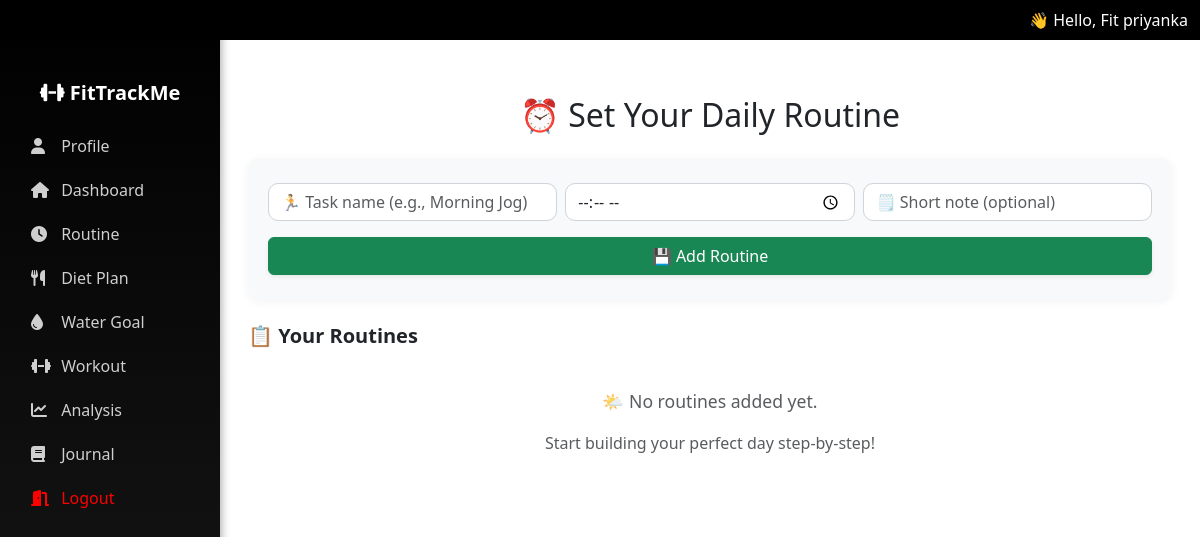
Page /fit/routine-setup/ (signed in) on the earlier database version.
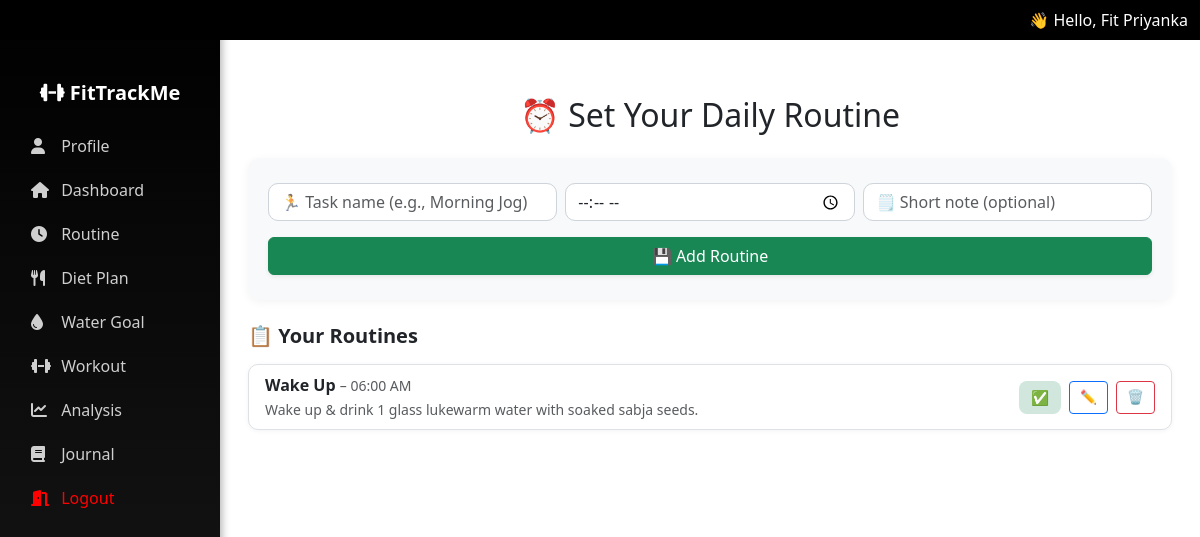
Same page on the later database version.
### fit/models.py (models this page shows, shortened)
class UserProfile(models.Model):
    user = models.OneToOneField(User, on_delete=models.CASCADE)
    full_name = models.CharField(max_length=100, blank=True)
    age = models.PositiveIntegerField(null=True, blank=True)
    sex = models.CharField(max_length=10, choices=[('male', 'Male'), ('female', 'Female')], blank=True)
    height_cm = models.FloatField(null=True, blank=True)
    current_weight = models.FloatField(null=True, blank=True)

class DailyRoutine(models.Model):
    user = models.ForeignKey(User, on_delete=models.CASCADE)
    title = models.CharField(max_length=100)
    description = models.TextField(blank=True, null=True)
    time = models.TimeField()
    is_active = models.BooleanField(default=True)

### fit/views.py (the view, shortened to what this page needs)
# urls.py: path('routine-setup/', views.routine_setup, name='routine_setup'),
@login_required
def routine_setup(request):
    routines = DailyRoutine.objects.filter(user=request.user).order_by("time")
    return render(request, "routine_setup.html", {"routines": routines})

### fit/context_processors.py (called while the page is built)
def user_profile(request):
    if request.user.is_authenticated:
        try:
            profile = UserProfile.objects.get(user=request.user)
            return {'user_full_name': profile.full_name}
        except UserProfile.DoesNotExist:
            return {'user_full_name': request.user.username}
    return {}

### fit/templatetags/custom_filters.py (called while the page is built)
@register.filter
def first_name(value):
    if not value:
        return ""
    parts = value.strip().split()
    if parts[0].lower().replace('.', '') in ['mr', 'mrs', 'ms', 'dr']:
        return parts[1] if len(parts) > 1 else parts[0]
    return parts[0]

### fit/templates/routine_setup.html (shortened to what this page needs)
{% extends "base.html" %}
{% block content %}
<div class="container mt-4 mb-5">
  <h2 class="text-center mb-4">⏰ Set Your Daily Routine</h2>
  <div class="routine-card mb-4">
    <form method="post" id="routineForm">
      <div class="row g-2">
        <div class="col-md-4">
          <input type="text" name="title" class="form-control" placeholder="🏃 Task name (e.g., Morning Jog)" required>
        </div>
        <div class="col-md-4">
          <input type="time" name="time" class="form-control" required>
        </div>
        <div class="col-md-4">
          <input type="text" name="description" class="form-control" placeholder="🗒️ Short note (optional)">
        </div>
      </div>
      <button class="btn btn-success mt-3 w-100 shadow-sm">💾 Add Routine</button>
    </form>
  </div>
  <div class="routine-list">
    <h5 class="mb-3 fw-bold">📋 Your Routines</h5>
    {% if routines %}
      <ul class="list-group">
        {% for r in routines %}
          <li class="list-group-item d-flex justify-content-between align-items-center">
            <div>
              <strong>{{ r.title }}</strong>
              <small class="text-muted">– {{ r.time|time:"h:i A" }}</small><br>
              {% if r.description %}
                <small class="text-muted">{{ r.description }}</small>
              {% endif %}
            </div>
            <div class="d-flex align-items-center gap-2 action-buttons">
              <span class="routine-status {% if r.is_active %}active{% else %}inactive{% endif %}">
                {% if r.is_active %}✅{% else %}❌{% endif %}
              </span>
              <button class="btn btn-outline-primary btn-sm edit-btn"
                      data-id="{{ r.id }}"
                      data-title="{{ r.title }}"
                      data-time="{{ r.time|time:'H:i' }}"
                      data-description="{{ r.description }}">
                ✏️
              </button>
              <form method="post" action="{% url 'delete_routine' r.id %}" onsubmit="return confirm('Are you sure you want to delete this routine?');">
                <button type="submit" class="btn btn-outline-danger btn-sm">🗑️</button>
              </form>
            </div>
          </li>
        {% endfor %}
      </ul>
    {% else %}
      <div class="text-center text-muted py-4">
        <p style="font-size: 1.1rem;">🌤️ No routines added yet.</p>
        <p>Start building your perfect day step-by-step!</p>
      </div>
    {% endif %}
  </div>
</div>
{% endblock %}

### fit/templates/base.html (shortened to what this page needs)
{% load custom_filters %}
<!DOCTYPE html>
<html lang="en">
<head>
  <link href="https://cdn.jsdelivr.net/npm/bootstrap@5.3.0/dist/css/bootstrap.min.css" rel="stylesheet"/>
  <link rel="stylesheet" href="https://cdnjs.cloudflare.com/ajax/libs/font-awesome/6.4.0/css/all.min.css">
</head>
<body>
 {% if user.is_authenticated %}
<nav class="navbar navbar-expand-lg navbar-dark fixed-top" style="background-color: rgb(0 0 0) !important;">
  <div class="container-fluid">
    <div class="text-white ms-auto d-none d-lg-block">
    👋 Hello, Fit {{ user_full_name|first_name|default:request.user.username }}
    </div>
  </div>
</nav>
{% endif %}
{% if user.is_authenticated %}
<div class="sidebar collapse d-lg-block" id="sidebarMenu">
  <ul class="nav flex-column px-3">
    <li class="nav-item mb-3 text-center text-white fw-bold fs-5 mt-2">
      <i class="fa-solid fa-dumbbell"></i> FitTrackMe
    </li>
    <li class="nav-item"><a class="nav-link" href="{% url 'profile' %}"><i class="fa-solid fa-user"></i> Profile</a></li>
    <li class="nav-item"><a class="nav-link" href="{% url 'dashboard' %}"><i class="fa-solid fa-house"></i> Dashboard</a></li>
    <li class="nav-item"><a class="nav-link" href="{% url 'routine_setup' %}"><i class="fa-solid fa-clock"></i> Routine</a></li>
    <li class="nav-item"><a class="nav-link" href="{% url 'diet_setup' %}"><i class="fa-solid fa-utensils"></i> Diet Plan</a></li>
    <li class="nav-item"><a class="nav-link" href="{% url 'water_setup' %}"><i class="fa-solid fa-droplet"></i> Water Goal</a></li>
    <li class="nav-item"><a class="nav-link" href="{% url 'workout_setup' %}"><i class="fa-solid fa-dumbbell"></i> Workout</a></li>
    <li class="nav-item"><a class="nav-link" href="{% url 'analysis' %}"><i class="fa-solid fa-chart-line"></i> Analysis</a></li>
    <li class="nav-item"><a class="nav-link" href="{% url 'journal_view' %}"><i class="fa-solid fa-book"></i> Journal</a></li>
    <li class="nav-item">
      <form method="post" action="{% url 'logout' %}" style="margin: 0;">
        <button type="submit" class="nav-link logout-link w-100 text-start" style="color: red;">
          <i class="fa-solid fa-door-open" ></i> Logout
        </button>
      </form>
    </li>
  </ul>
</div>
{% endif %}
<div class="content">
  {% block content %}{% endblock %}
</div>
</body>
</html>

Differences in the rows shown:
changed UserProfile: full_name.username "priyanka" → "Priyanka"
added DailyRoutine: title "Wake Up", time "06:00 AM", description "Wake up & drink 1 glass lukewarm water with soaked sabja seeds."
Other differences:
text no longer shown: "🌤️ No routines added yet. Start building your perfect day step-by-step!"
